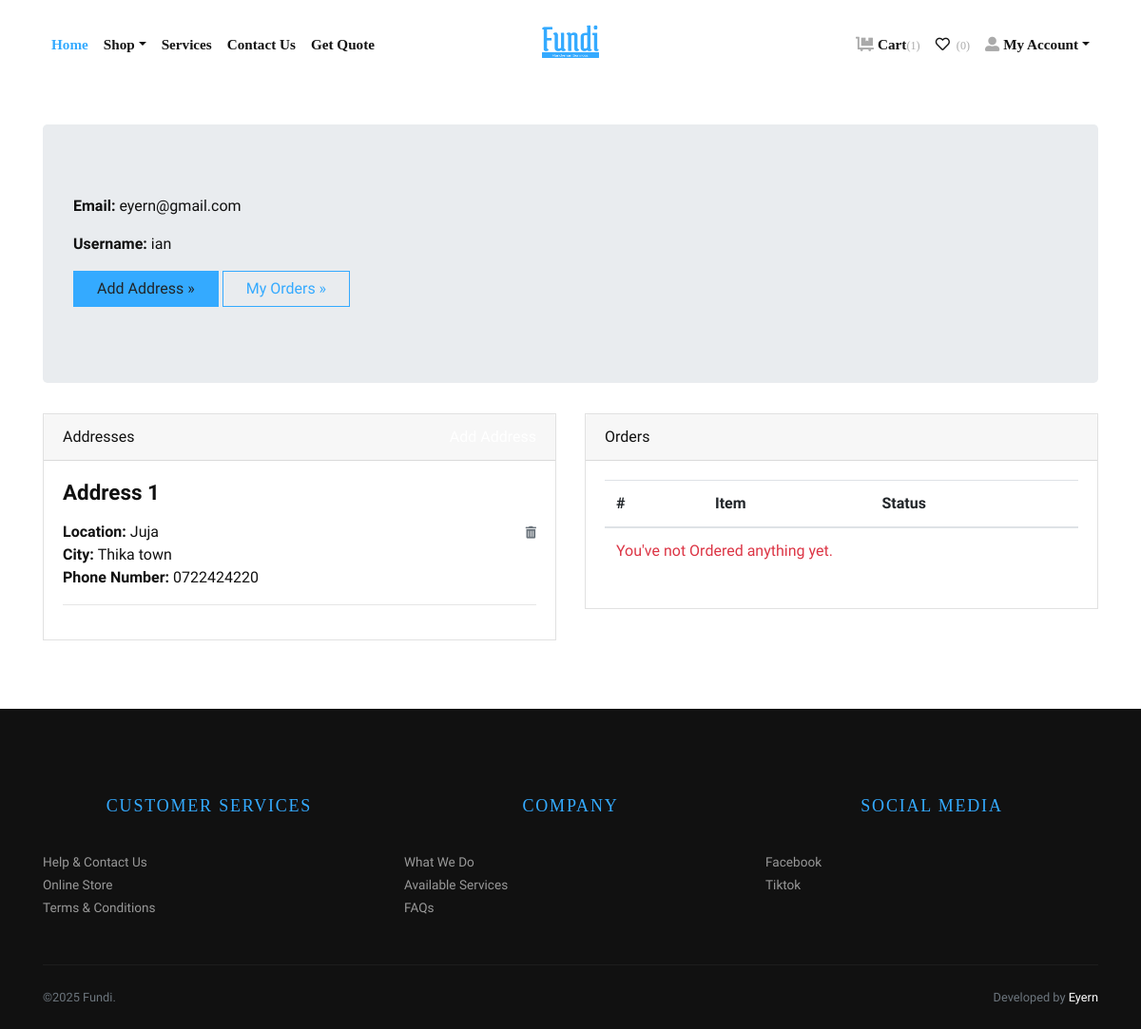
Before: /accounts/profile/ (signed in) with the older database file.
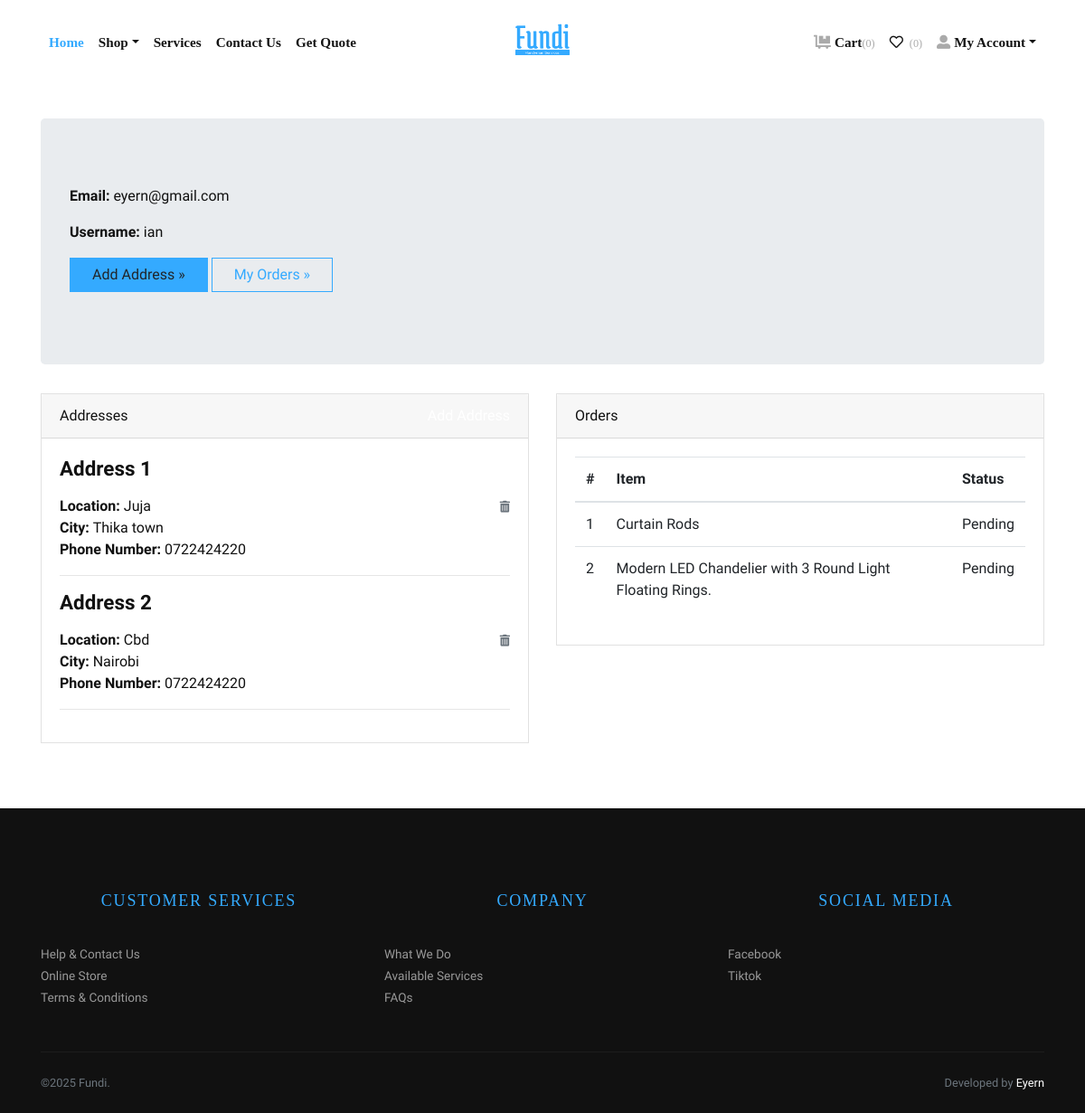
After: the same page with the newer database file.
### store/models.py (models this page shows, shortened)
class Address(models.Model):
    user = models.ForeignKey(User, verbose_name="User", on_delete=models.CASCADE)
    locality = models.CharField(max_length=150, verbose_name="Nearest Location")
    city = models.CharField(max_length=150, verbose_name="City / Town")
    state = models.CharField(max_length=150, verbose_name="Phone Number")

class Order(models.Model):
    user = models.ForeignKey(User, verbose_name="User", on_delete=models.CASCADE)
    address = models.ForeignKey(Address, verbose_name="Shipping Address", on_delete=models.CASCADE)
    product = models.ForeignKey(Product, verbose_name="Product", on_delete=models.CASCADE)
    quantity = models.PositiveIntegerField(verbose_name="Quantity")
    ordered_date = models.DateTimeField(auto_now_add=True, verbose_name="Ordered Date")
    status = models.CharField(
        choices=STATUS_CHOICES,
        max_length=50,
        default="Pending"
        )

class Product(models.Model):
    title = models.CharField(max_length=150, verbose_name="Product Title")
    slug = models.SlugField(max_length=160, verbose_name="Product Slug")
    sku = models.CharField(max_length=255, unique=True, verbose_name="Unique Product ID (SKU)")
    short_description = models.TextField(verbose_name="Short Description")
    detail_description = models.TextField(blank=True, null=True, verbose_name="Detail Description")
    product_image = models.ImageField(upload_to='product', blank=True, null=True, verbose_name="Product Image")
    price = models.DecimalField(max_digits=8, decimal_places=2)
    category = models.ForeignKey(Category, verbose_name="Product Categoy", on_delete=models.CASCADE)
    is_active = models.BooleanField(verbose_name="Is Active?")
    is_featured = models.BooleanField(verbose_name="Is Featured?")
    created_at = models.DateTimeField(auto_now_add=True, verbose_name="Created Date")
    updated_at = models.DateTimeField(auto_now=True, verbose_name="Updated Date")
    class Meta:
        verbose_name_plural = 'Products'
        ordering = ('-created_at', )

### store/views.py (the view)
# urls.py: path('accounts/profile/', views.profile, name="profile"),
@login_required
def profile(request):
    addresses = Address.objects.filter(user=request.user)
    orders = Order.objects.filter(user=request.user)
    return render(request, 'account/profile.html', {'addresses':addresses, 'orders':orders})

### store/context_preprocessors.py (called while the page is built)
def store_menu(request):
    categories = Category.objects.filter(is_active=True)
    context = {
        'categories_menu': categories,
    }
    return context

def cart_menu(request):
    if request.user.is_authenticated:
        cart_items= Cart.objects.filter(user=request.user)
        context = {
            'cart_items': cart_items,
        }
    else:
        context = {}
    return context

### templates/account/profile.html (shortened to what this page needs)
{% extends 'base.html' %}
{% load static %}
    {% block content %}
      <div class="container py-5">
        <div class="jumbotron">
          <p><strong>Email:</strong> {{request.user.email}}</p>
          <p><strong>Username:</strong> {{request.user.username}}</p>
          <p><a class="btn btn-primary btn-large" href="{% url 'store:add-address' %}">Add Address »</a> <a class="btn btn-outline-primary btn-large" href="#">My Orders »</a></p>
        </div>
        <div class="row">
          <div class="col-lg-6">
            <div class="card mb-4" id="headings">
              <div class="card-header">Addresses <span class="float-right"><a href="{% url 'store:add-address' %}">Add Address</a></span></div>
              <div class="card-body">
                {% if addresses %}
                    {% for address in addresses %}
                        <h4 class="mb-3">Address {{forloop.counter}}</h4>
                        <span class="float-right"><a href="{% url 'store:remove-address' address.id %}"><i class="fas fa-trash-alt small text-muted"></i></a></span>
                        <p>
                            <strong>Location: </strong>{{address.locality}} <br>
                            <strong>City: </strong>{{address.city}} <br>
                            <strong>Phone Number: </strong>{{address.state}} <br>
                        </p>
                        <hr>
                    {% endfor %}
                {% else %}
                <div class="text-danger">
                  Address not Added.
                </div>
                {% endif %}
              </div>
            </div>
          </div>
          <div class="col-lg-6">
            <div class="card mb-4" id="tables">
              <div class="card-header">Orders</div>
              <div class="card-body">
                <table class="table table-hover">
                  <thead>
                    <tr>
                      <th>#</th>
                      <th>Item</th>
                      <th>Status</th>
                    </tr>
                  </thead>
                  <tbody>
                    {% if orders %}
                      {% for order in orders %}
                        <tr>
                          <td>{{forloop.counter}}</td>
                          <td>{{order.product.title}}</td>
                          <td>
                            {{order.status}}
                          </td>
                        </tr>
                      {% endfor %}
                    {% else %}
                    <tr>
                      <td class="text-danger" colspan="3">You've not Ordered anything yet.</td>
                    </tr>
                    {% endif %}
                  </tbody>
                </table>
              </div>
            </div>
          </div>
        </div>
      </div>
{% endblock content %}

Changed rows visible on the page:
added Address: locality "Cbd", city "Nairobi", state "0722424220"
added Order: product "Curtain Rods", status "Pending"
added Order: product "Modern LED Chandelier with 3 Round Light Floating Rings.", status "Pending"
Other visible differences:
{{ cart_items.count }}: "1" → "0"
text no longer shown: "You've not Ordered anything yet."
